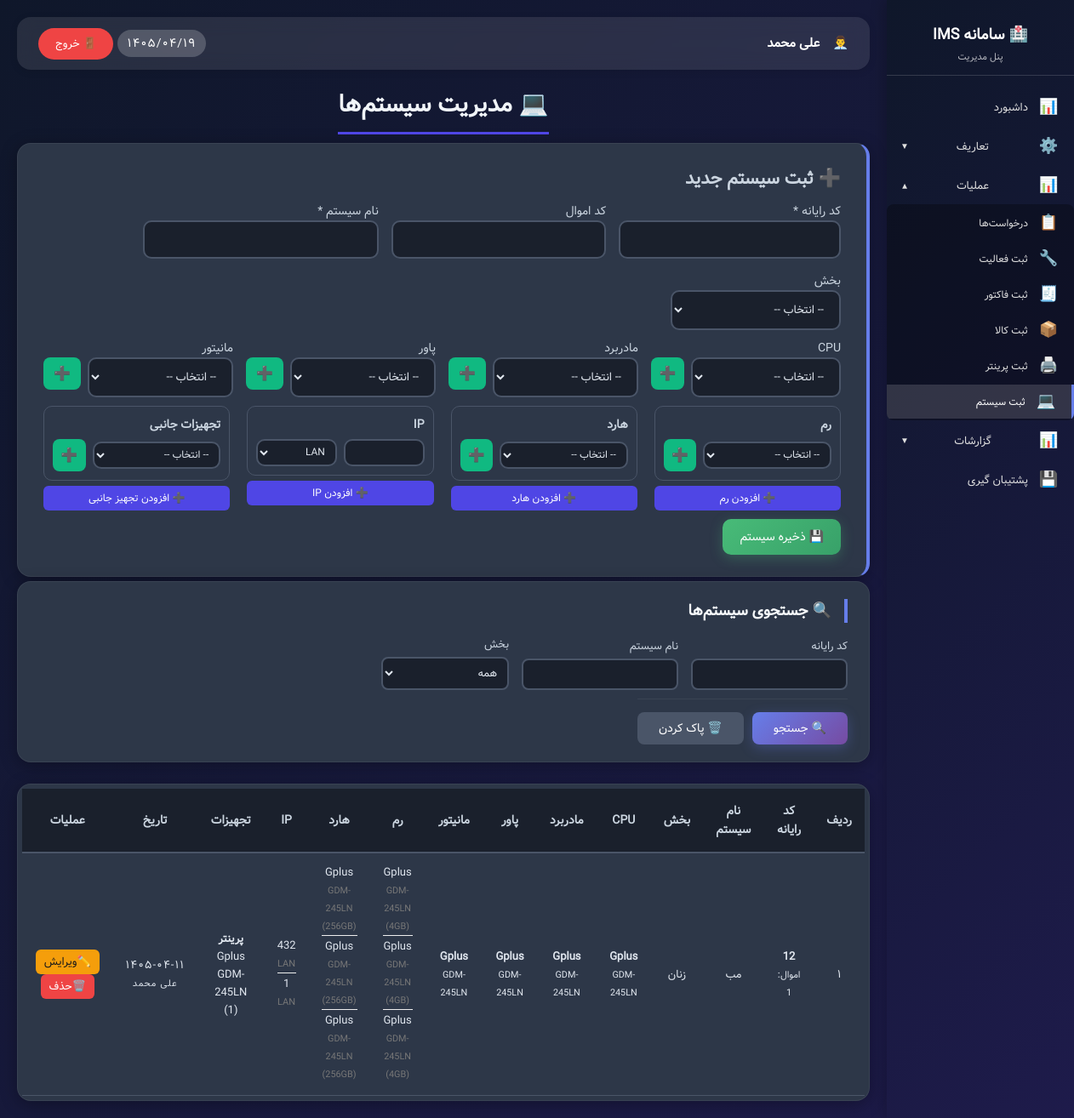
The app's page /admin_systems.php (signed in) with its own data.
### tables this page shows
CREATE TABLE `systems` (
  `id` int NOT NULL AUTO_INCREMENT,
  `computer_code` varchar(50) DEFAULT NULL,
  `property_code` varchar(50) DEFAULT NULL,
  `name` varchar(255) NOT NULL,
  `department_id` int DEFAULT NULL,
  `cpu_id` int DEFAULT NULL,
  `motherboard_id` int DEFAULT NULL,
  `power_id` int DEFAULT NULL,
  `monitor_id` int DEFAULT NULL,
  `created_at` date DEFAULT NULL,
  `created_by` int DEFAULT NULL,
  PRIMARY KEY (`id`),
  UNIQUE KEY `computer_code` (`computer_code`),
  KEY `department_id` (`department_id`),
  KEY `cpu_id` (`cpu_id`),
  KEY `motherboard_id` (`motherboard_id`),
  KEY `power_id` (`power_id`),
  KEY `monitor_id` (`monitor_id`),
  KEY `created_by` (`created_by`)
);

CREATE TABLE `departments` (
  `id` int NOT NULL AUTO_INCREMENT,
  `name` varchar(100) NOT NULL,
  `status` enum('active','inactive') DEFAULT 'active',
  `created_at` varchar(50) DEFAULT NULL,
  PRIMARY KEY (`id`)
);

CREATE TABLE `brands` (
  `id` int NOT NULL AUTO_INCREMENT,
  `name` varchar(100) NOT NULL,
  `created_at` varchar(50) DEFAULT NULL,
  PRIMARY KEY (`id`)
);

CREATE TABLE `models` (
  `id` int NOT NULL AUTO_INCREMENT,
  `name` varchar(255) NOT NULL,
  `brand_id` int DEFAULT NULL,
  `created_at` date DEFAULT NULL,
  PRIMARY KEY (`id`),
  KEY `fk_models_brand` (`brand_id`)
);

CREATE TABLE `system_rams` (
  `id` int NOT NULL AUTO_INCREMENT,
  `system_id` int NOT NULL,
  `ram_id` int NOT NULL,
  `description` varchar(255) DEFAULT NULL,
  `created_at` date DEFAULT NULL,
  `created_by` int DEFAULT NULL,
  PRIMARY KEY (`id`),
  KEY `system_id` (`system_id`),
  KEY `ram_id` (`ram_id`),
  KEY `created_by` (`created_by`)
);

CREATE TABLE `rams` (
  `id` int NOT NULL AUTO_INCREMENT,
  `brand_id` int NOT NULL,
  `model_id` int NOT NULL,
  `type` varchar(20) DEFAULT NULL,
  `capacity` varchar(20) DEFAULT NULL,
  `created_at` date DEFAULT NULL,
  PRIMARY KEY (`id`),
  KEY `brand_id` (`brand_id`),
  KEY `model_id` (`model_id`)
);

CREATE TABLE `system_storages` (
  `id` int NOT NULL AUTO_INCREMENT,
  `system_id` int NOT NULL,
  `storage_id` int NOT NULL,
  `description` varchar(255) DEFAULT NULL,
  `created_at` date DEFAULT NULL,
  `created_by` int DEFAULT NULL,
  PRIMARY KEY (`id`),
  KEY `system_id` (`system_id`),
  KEY `storage_id` (`storage_id`),
  KEY `created_by` (`created_by`)
);

CREATE TABLE `storages` (
  `id` int NOT NULL AUTO_INCREMENT,
  `brand_id` int NOT NULL,
  `model_id` int NOT NULL,
  `type` varchar(20) DEFAULT NULL,
  `capacity` varchar(20) DEFAULT NULL,
  `created_at` date DEFAULT NULL,
  PRIMARY KEY (`id`),
  KEY `brand_id` (`brand_id`),
  KEY `model_id` (`model_id`)
);

CREATE TABLE `system_ips` (
  `id` int NOT NULL AUTO_INCREMENT,
  `system_id` int NOT NULL,
  `ip_address` varchar(45) NOT NULL,
  `network_type` enum('LAN','WAN','VPN','WiFi','Other') DEFAULT 'LAN',
  `description` varchar(255) DEFAULT NULL,
  `created_at` date DEFAULT NULL,
  `created_by` int DEFAULT NULL,
  PRIMARY KEY (`id`),
  KEY `system_id` (`system_id`),
  KEY `created_by` (`created_by`)
);

CREATE TABLE `system_peripherals` (
  `id` int NOT NULL AUTO_INCREMENT,
  `system_id` int NOT NULL,
  `peripheral_id` int NOT NULL,
  `connection_port` varchar(50) DEFAULT NULL,
  `notes` text,
  `created_at` date DEFAULT NULL,
  `created_by` int DEFAULT NULL,
  PRIMARY KEY (`id`),
  UNIQUE KEY `unique_system_peripheral` (`system_id`,`peripheral_id`),
  KEY `peripheral_id` (`peripheral_id`),
  KEY `created_by` (`created_by`)
);

CREATE TABLE `peripherals` (
  `id` int NOT NULL AUTO_INCREMENT,
  `type_id` int NOT NULL,
  `computer_code` varchar(50) DEFAULT NULL,
  `property_code` varchar(50) DEFAULT NULL,
  `brand_id` int DEFAULT NULL,
  `model_id` int DEFAULT NULL,
  `connection_type` enum('USB','Network','Bluetooth','Parallel','Wireless','Other') DEFAULT 'USB',
  `created_at` date DEFAULT NULL,
  `created_by` int DEFAULT NULL,
  PRIMARY KEY (`id`),
  KEY `type_id` (`type_id`),
  KEY `brand_id` (`brand_id`),
  KEY `model_id` (`model_id`),
  KEY `created_by` (`created_by`)
);

CREATE TABLE `users` (
  `id` int NOT NULL AUTO_INCREMENT,
  `username` varchar(50) NOT NULL,
  `password` varchar(255) NOT NULL,
  `fullname` varchar(100) NOT NULL,
  `role` enum('admin','user') DEFAULT 'user',
  `created_at` varchar(50) DEFAULT NULL,
  PRIMARY KEY (`id`),
  UNIQUE KEY `username` (`username`)
);

### admin_systems.php (the view, shortened to what the rows shown need)
<?php
require_once 'config/config.php';
require_once 'assets/jdf.php';
require_once 'functions.php';
$db = getDB();
$peripheralTypes = $db->query("SELECT * FROM peripheral_types ORDER BY sort_order")->fetchAll();
$params = [];
$whereClause = '';
$stmt = $db->prepare("
SELECT
    s.*,
    d.name AS department_name,
    cpu_b.name AS cpu_brand,
    cpu_m.name AS cpu_model,
    mb_b.name AS motherboard_brand,
    mb_m.name AS motherboard_model,
    p_b.name AS power_brand,
    p_m.name AS power_model,
    mon_b.name AS monitor_brand,
    mon_m.name AS monitor_model,
    mon.property_code AS monitor_property_code,
    u.fullname AS creator_name
FROM systems s
LEFT JOIN departments d ON s.department_id = d.id
LEFT JOIN cpus cpu ON s.cpu_id = cpu.id
LEFT JOIN models cpu_m ON cpu.model_id = cpu_m.id
LEFT JOIN brands cpu_b ON cpu_m.brand_id = cpu_b.id
LEFT JOIN motherboards mb ON s.motherboard_id = mb.id
LEFT JOIN models mb_m ON mb.model_id = mb_m.id
LEFT JOIN brands mb_b ON mb_m.brand_id = mb_b.id
LEFT JOIN powers p ON s.power_id = p.id
LEFT JOIN models p_m ON p.model_id = p_m.id
LEFT JOIN brands p_b ON p_m.brand_id = p_b.id
LEFT JOIN monitors mon ON s.monitor_id = mon.id
LEFT JOIN models mon_m ON mon.model_id = mon_m.id
LEFT JOIN brands mon_b ON mon_m.brand_id = mon_b.id
LEFT JOIN users u ON s.created_by = u.id
$whereClause
ORDER BY s.id DESC
");
$stmt->execute($params);
$systems = $stmt->fetchAll(PDO::FETCH_ASSOC);
foreach ($systems as $key => $system) {
    $ramStmt = $db->prepare("
        SELECT sr.*, r.type,r.capacity,
               rm.name model_name,
               rb.name brand_name
        FROM system_rams sr
        JOIN rams r ON sr.ram_id=r.id
        JOIN models rm ON r.model_id=rm.id
        JOIN brands rb ON rm.brand_id=rb.id
        WHERE sr.system_id=:id
    ");
    $ramStmt->execute([':id'=>$system['id']]);
    $systems[$key]['rams']=$ramStmt->fetchAll();
    $storageStmt=$db->prepare("
        SELECT ss.*,st.type,st.capacity,
               sm.name model_name,
               sb.name brand_name
        FROM system_storages ss
        JOIN storages st ON ss.storage_id=st.id
        JOIN models sm ON st.model_id=sm.id
        JOIN brands sb ON sm.brand_id=sb.id
        WHERE ss.system_id=:id
    ");
    $storageStmt->execute([':id'=>$system['id']]);
    $systems[$key]['storages']=$storageStmt->fetchAll();
    $ipStmt=$db->prepare("
        SELECT *
        FROM system_ips
        WHERE system_id=:id
    ");
    $ipStmt->execute([':id'=>$system['id']]);
    $systems[$key]['ips']=$ipStmt->fetchAll();
    $periphStmt=$db->prepare("
        SELECT
            sp.*,
            p.property_code,
            pt.name type_name,
            pm.name model_name,
            pb.name brand_name
        FROM system_peripherals sp
        JOIN peripherals p ON sp.peripheral_id=p.id
        JOIN peripheral_types pt ON p.type_id=pt.id
        JOIN models pm ON p.model_id=pm.id
        JOIN brands pb ON pm.brand_id=pb.id
        WHERE sp.system_id=:id
        ORDER BY pt.sort_order
    ");
    $periphStmt->execute([':id'=>$system['id']]);
    $systems[$key]['peripherals']=$periphStmt->fetchAll();
}
?>
<!DOCTYPE html>
<html lang="fa" dir="rtl">
<head>
</head>
<body>
<div class="admin-wrapper">
    <?php include 'sidebar.php'; ?>
    <div class="main-content">
        <div class="main-title">
            <h1>💻 مدیریت سیستم‌ها</h1>
        </div>
        <?php if (canEditSystems()): ?>
            <div class="add-card">
                <h2>➕ ثبت سیستم جدید</h2>
            </div>
        <?php endif; ?>
        <div class="search-card">
             <h2>🔍 جستجوی سیستم‌ها</h2>
        </div>
        <div class="systems-table data-table">
            <table>
                <thead>
                <tr>
                    <th>ردیف</th>
                    <th>کد رایانه</th>
                    <th>نام سیستم</th>
                    <th>بخش</th>
                    <th>CPU</th>
                    <th>مادربرد</th>
                    <th>پاور</th>
                    <th>مانیتور</th>
                    <th>رم</th>
                    <th>هارد</th>
                    <th>IP</th>
                    <th>تجهیزات</th>
                    <th>تاریخ</th>
                    <th>عملیات</th>
                </tr>
                </thead>
                <tbody>
                <?php if (empty($systems)): ?>
                    <tr>
                        <td colspan="14" style="text-align: center; padding: 40px;">💻 هیچ سیستمی ثبت نشده است</td>
                    </tr>
                <?php else: ?>
                    <?php $rownum = 1; foreach ($systems as $rowData): ?>
                        <?php
                        include "assets/includes/system_row.php";
                        ?>
                        <?php $rownum ++; ?>
                    <?php endforeach; ?>
                <?php endif; ?>
                </tbody>
            </table>
        </div>
    </div>
</div>
</body>
</html>

### assets/includes/system_row.php (shortened to what the rows shown need)
<tr id="system-row-<?php echo $rowData['id']; ?>">
<td>
    <?php echo fa_number($rownum); ?>
</td>
<td class="td-computer-code">
    <strong><?php echo htmlspecialchars($rowData['computer_code'] ?? '-'); ?></strong>
    <?php if ($rowData['property_code']): ?>
        <br><small class="text-muted">اموال: <?php echo htmlspecialchars($rowData['property_code']); ?></small>
    <?php endif; ?>
</td>
<td class="td-name">
    <?php echo htmlspecialchars($rowData['name'] ?? '-'); ?></td>
<td class="td-department">
    <?php echo htmlspecialchars($rowData['department_name'] ?? '-'); ?></td>
<td class="td-cpu">
    <?php if ($rowData['cpu_brand'] && $rowData['cpu_model']): ?>
        <strong><?php echo htmlspecialchars($rowData['cpu_brand']); ?></strong>
        <br><small><?php echo htmlspecialchars($rowData['cpu_model']); ?></small>
    <?php else: ?>
        <span class="badge badge-secondary">-</span>
    <?php endif; ?>
</td>
<td class="td-motherboard">
    <?php if ($rowData['motherboard_brand'] && $rowData['motherboard_model']): ?>
        <strong><?php echo htmlspecialchars($rowData['motherboard_brand']); ?></strong>
        <br><small><?php echo htmlspecialchars($rowData['motherboard_model']); ?></small>
    <?php else: ?>
        <span class="badge badge-secondary">-</span>
    <?php endif; ?>
</td>
    <td class="td-power">
        <?php if ($rowData['power_brand'] && $rowData['power_model']): ?>
            <strong><?php echo htmlspecialchars($rowData['power_brand']); ?></strong>
            <br><small><?php echo htmlspecialchars($rowData['power_model']); ?></small>
        <?php else: ?>
            <span class="badge badge-secondary">-</span>
        <?php endif; ?>
    </td>
    <td class="td-monitor">
        <?php if ($rowData['monitor_brand'] && $rowData['monitor_model']): ?>
            <strong><?php echo htmlspecialchars($rowData['monitor_brand']); ?></strong>
            <br><small><?php echo htmlspecialchars($rowData['monitor_model']); ?></small>
        <?php else: ?>
            <span class="badge badge-secondary">-</span>
        <?php endif; ?>
    </td>
<td class="td-rams">
    <?php if (!empty($rowData['rams'])): ?>
        <?php foreach ($rowData['rams'] as $ram): ?>
            <div class="item-small">
                <?php echo htmlspecialchars($ram['brand_name'] ?? ''); ?>
                <small><?php echo htmlspecialchars($ram['model_name'] ?? ''); ?></small>
                <?php if ($ram['capacity']): ?>
                    <small>(<?php echo htmlspecialchars($ram['capacity']); ?>)</small>
                <?php endif; ?>
            </div>
        <?php endforeach; ?>
    <?php else: ?>
        <span class="badge badge-secondary">-</span>
    <?php endif; ?>
</td>
<td class="td-storages">
    <?php if (!empty($rowData['storages'])): ?>
        <?php foreach ($rowData['storages'] as $storage): ?>
            <div class="item-small">
                <?php echo htmlspecialchars($storage['brand_name'] ?? ''); ?>
                <small><?php echo htmlspecialchars($storage['model_name'] ?? ''); ?></small>
                <?php if ($storage['capacity']): ?>
                    <small>(<?php echo htmlspecialchars($storage['capacity']); ?>)</small>
                <?php endif; ?>
            </div>
        <?php endforeach; ?>
    <?php else: ?>
        <span class="badge badge-secondary">-</span>
    <?php endif; ?>
</td>
<td class="td-ips">
    <?php if (!empty($rowData['ips'])): ?>
        <?php foreach ($rowData['ips'] as $ip): ?>
            <div class="item-small">
                <span class="ip-address"><?php echo htmlspecialchars($ip['ip_address']); ?></span>
                <br><small class="text-muted"><?php echo htmlspecialchars($ip['network_type']); ?></small>
            </div>
        <?php endforeach; ?>
    <?php else: ?>
        <span class="badge badge-secondary">-</span>
    <?php endif; ?>
</td>
<td class="td-peripherals">
    <?php if (!empty($rowData['peripherals'])): ?>
        <?php
        $grouped = [];
        foreach ($rowData['peripherals'] as $periph) {
            $grouped[$periph['type_name']][] = $periph;
        }
        foreach ($grouped as $type => $items): ?>
            <div class="peripheral-group">
                <strong><?= htmlspecialchars($type) ?></strong>
                <?php foreach ($items as $item): ?>
                    <div class="peripheral-item">
                        <?= htmlspecialchars($item['brand_name']) ?>
                        <?= htmlspecialchars($item['model_name']) ?>
                        <?php if (!empty($item['property_code'])): ?>
                            (<?= htmlspecialchars($item['property_code']) ?>)
                        <?php endif; ?>
                    </div>
                <?php endforeach; ?>
            </div>
        <?php endforeach; ?>
    <?php else: ?>
        <span class="badge badge-secondary">-</span>
    <?php endif; ?>
</td>
<td class="td-date date">
    <?php echo fa_number(htmlspecialchars($rowData['created_at'] ?? '-')); ?>
    <br><small><?php echo htmlspecialchars($rowData['creator_name'] ?? '-'); ?></small>
</td>
<td class="td-actions action-buttons">
    <?php if (canEditSystems()): ?>
        <button class="edit-btn" onclick='openEditModal(<?php echo json_encode($rowData); ?>)' title="ویرایش">
            ✏️ویرایش
        </button>
    <?php endif; ?>
    <?php if (canDeleteSystems()): ?>
        <button class="delete-btn"
                onclick="confirmDelete(<?php echo $rowData['id']; ?>, '<?php echo htmlspecialchars($rowData['name']); ?>')"
                title="حذف">🗑️حذف
        </button>
    <?php endif; ?>
</td>
</tr>

### records on screen
systems: computer_code "12", property_code "1", name "مب", department.name "زنان", brands.name "Gplus", models.name "GDM-245LN", type "پرینتر", created_at "۱۴۰۵-۰۴-۱۱", users.fullname "علی محمد"
system_rams: brands.name "Gplus", models.name "GDM-245LN", ram.capacity "4GB"
system_rams: brands.name "Gplus", models.name "GDM-245LN", ram.capacity "4GB"
system_rams: brands.name "Gplus", models.name "GDM-245LN", ram.capacity "4GB"
system_storages: brands.name "Gplus", models.name "GDM-245LN", storage.capacity "256GB"
system_storages: brands.name "Gplus", models.name "GDM-245LN", storage.capacity "256GB"
system_storages: brands.name "Gplus", models.name "GDM-245LN", storage.capacity "256GB"
system_ips: ip_address "432", network_type "LAN"
system_ips: ip_address "1", network_type "LAN"
system_peripherals: brands.name "Gplus", models.name "GDM-245LN", peripheral.property_code "1"

### other values on screen
$_SESSION['fullname'] "علی محمد"
